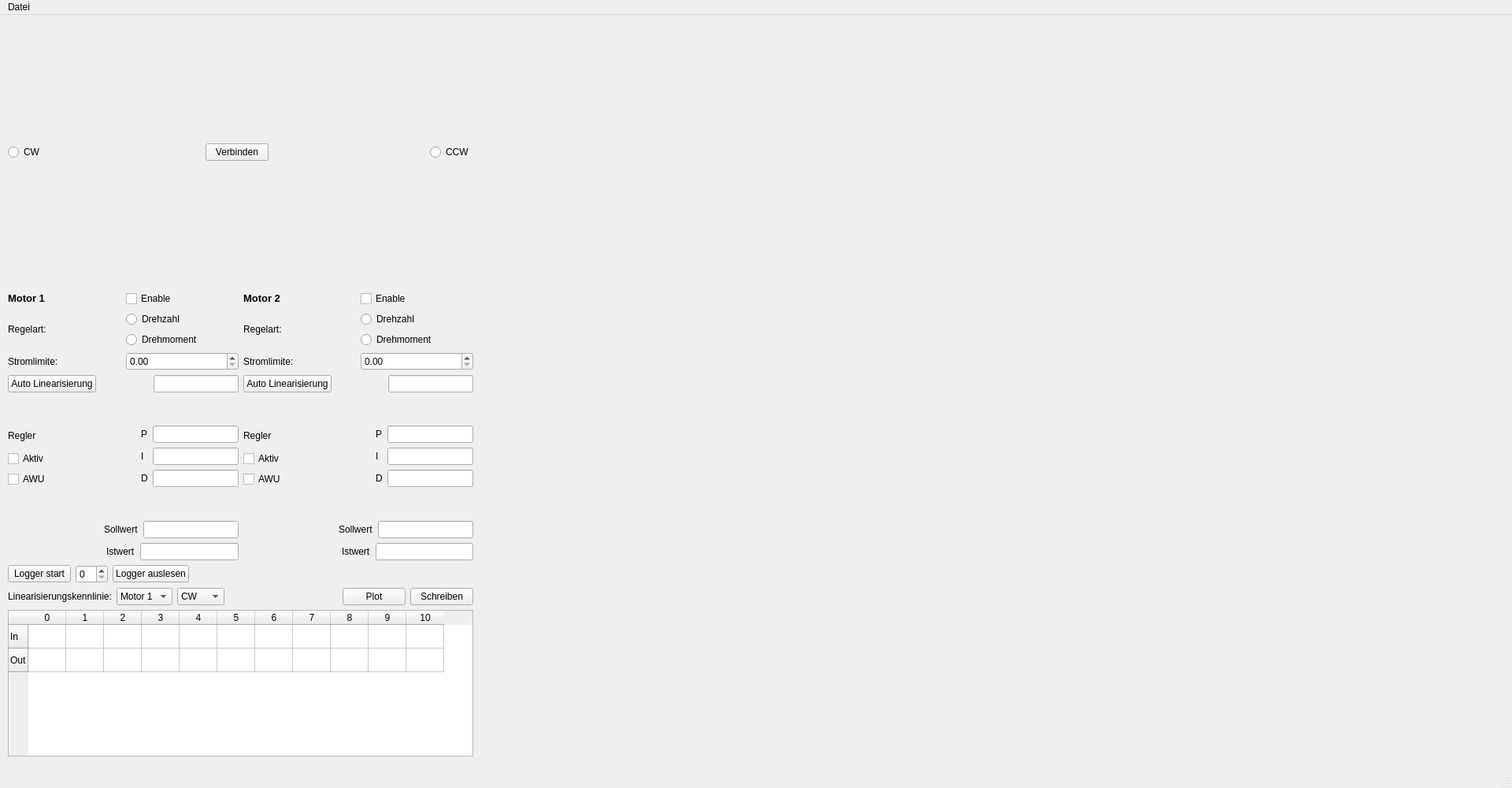
<?xml version="1.0" encoding="UTF-8"?>
<ui version="4.0">
 <class>MainWindow</class>
 <widget class="QMainWindow" name="MainWindow">
  <property name="geometry">
   <rect>
    <x>0</x>
    <y>0</y>
    <width>1920</width>
    <height>1000</height>
   </rect>
  </property>
  <property name="windowTitle">
   <string>MainWindow</string>
  </property>
  <widget class="QWidget" name="centralwidget">
   <widget class="QWidget" name="verticalLayoutWidget_3">
    <property name="geometry">
     <rect>
      <x>609</x>
      <y>9</y>
      <width>1301</width>
      <height>931</height>
     </rect>
    </property>
    <layout class="QVBoxLayout" name="traceLayout">
     <item>
      <widget class="QWidget" name="widget_browser" native="true"/>
     </item>
     <item>
      <spacer name="verticalSpacer_3">
       <property name="orientation">
        <enum>Qt::Vertical</enum>
       </property>
       <property name="sizeHint" stdset="0">
        <size>
         <width>20</width>
         <height>40</height>
        </size>
       </property>
      </spacer>
     </item>
    </layout>
   </widget>
   <widget class="QWidget" name="verticalLayoutWidget">
    <property name="geometry">
     <rect>
      <x>10</x>
      <y>9</y>
      <width>591</width>
      <height>331</height>
     </rect>
    </property>
    <layout class="QVBoxLayout" name="verticalLayout_top">
     <item>
      <layout class="QHBoxLayout" name="horizontalLayout_20">
       <item>
        <widget class="QRadioButton" name="radio_cw">
         <property name="text">
          <string>CW</string>
         </property>
         <property name="autoExclusive">
          <bool>false</bool>
         </property>
        </widget>
       </item>
       <item>
        <spacer name="horizontalSpacer_2">
         <property name="orientation">
          <enum>Qt::Horizontal</enum>
         </property>
         <property name="sizeHint" stdset="0">
          <size>
           <width>40</width>
           <height>20</height>
          </size>
         </property>
        </spacer>
       </item>
       <item>
        <widget class="QPushButton" name="btn_connect">
         <property name="text">
          <string>Verbinden</string>
         </property>
        </widget>
       </item>
       <item>
        <spacer name="horizontalSpacer_3">
         <property name="orientation">
          <enum>Qt::Horizontal</enum>
         </property>
         <property name="sizeHint" stdset="0">
          <size>
           <width>40</width>
           <height>20</height>
          </size>
         </property>
        </spacer>
       </item>
       <item>
        <widget class="QRadioButton" name="radio_ccw">
         <property name="text">
          <string>CCW</string>
         </property>
         <property name="autoExclusive">
          <bool>false</bool>
         </property>
        </widget>
       </item>
      </layout>
     </item>
    </layout>
   </widget>
   <widget class="QWidget" name="layoutWidget">
    <property name="geometry">
     <rect>
      <x>10</x>
      <y>350</y>
      <width>591</width>
      <height>591</height>
     </rect>
    </property>
    <layout class="QVBoxLayout" name="verticalLayout_9">
     <item>
      <layout class="QHBoxLayout" name="horizontalLayout_2">
       <item>
        <layout class="QVBoxLayout" name="verticalLayout_4">
         <item>
          <layout class="QHBoxLayout" name="horizontalLayout_16">
           <item>
            <widget class="QLabel" name="label_5">
             <property name="text">
              <string>&lt;html&gt;&lt;head/&gt;&lt;body&gt;&lt;p&gt;&lt;span style=&quot; font-size:10pt; font-weight:600;&quot;&gt;Motor 1&lt;/span&gt;&lt;/p&gt;&lt;/body&gt;&lt;/html&gt;</string>
             </property>
            </widget>
           </item>
           <item>
            <widget class="QCheckBox" name="checkBox_enable_m1">
             <property name="text">
              <string>Enable</string>
             </property>
            </widget>
           </item>
          </layout>
         </item>
         <item>
          <layout class="QHBoxLayout" name="horizontalLayout_3">
           <item>
            <widget class="QLabel" name="label_7">
             <property name="text">
              <string>Regelart:</string>
             </property>
            </widget>
           </item>
           <item>
            <layout class="QVBoxLayout" name="verticalLayout_11">
             <item>
              <widget class="QRadioButton" name="radio_m1_n">
               <property name="text">
                <string>Drehzahl</string>
               </property>
               <property name="autoExclusive">
                <bool>false</bool>
               </property>
              </widget>
             </item>
             <item>
              <widget class="QRadioButton" name="radio_m1_m">
               <property name="text">
                <string>Drehmoment</string>
               </property>
               <property name="autoExclusive">
                <bool>false</bool>
               </property>
              </widget>
             </item>
            </layout>
           </item>
          </layout>
         </item>
         <item>
          <layout class="QHBoxLayout" name="horizontalLayout_5">
           <item>
            <widget class="QLabel" name="label_9">
             <property name="text">
              <string>Stromlimite:</string>
             </property>
            </widget>
           </item>
           <item>
            <widget class="QDoubleSpinBox" name="SpinBox_I_m1"/>
           </item>
          </layout>
         </item>
         <item>
          <layout class="QHBoxLayout" name="horizontalLayout_18">
           <item>
            <widget class="QPushButton" name="btn_lin1">
             <property name="text">
              <string>Auto Linearisierung</string>
             </property>
            </widget>
           </item>
           <item>
            <spacer name="horizontalSpacer_11">
             <property name="orientation">
              <enum>Qt::Horizontal</enum>
             </property>
             <property name="sizeHint" stdset="0">
              <size>
               <width>40</width>
               <height>20</height>
              </size>
             </property>
            </spacer>
           </item>
           <item>
            <widget class="QLineEdit" name="lineEdit_m1_waittime"/>
           </item>
          </layout>
         </item>
         <item>
          <spacer name="verticalSpacer_4">
           <property name="orientation">
            <enum>Qt::Vertical</enum>
           </property>
           <property name="sizeHint" stdset="0">
            <size>
             <width>20</width>
             <height>40</height>
            </size>
           </property>
          </spacer>
         </item>
         <item>
          <layout class="QVBoxLayout" name="verticalLayout_3">
           <item>
            <layout class="QHBoxLayout" name="horizontalLayout">
             <item>
              <layout class="QVBoxLayout" name="verticalLayout_13">
               <item>
                <widget class="QLabel" name="label">
                 <property name="text">
                  <string>Regler</string>
                 </property>
                </widget>
               </item>
               <item>
                <widget class="QCheckBox" name="checkBox_re_m1_active">
                 <property name="text">
                  <string>Aktiv</string>
                 </property>
                </widget>
               </item>
               <item>
                <widget class="QCheckBox" name="checkBox_awu_m1_active">
                 <property name="text">
                  <string>AWU</string>
                 </property>
                </widget>
               </item>
              </layout>
             </item>
             <item>
              <spacer name="horizontalSpacer_6">
               <property name="orientation">
                <enum>Qt::Horizontal</enum>
               </property>
               <property name="sizeHint" stdset="0">
                <size>
                 <width>40</width>
                 <height>20</height>
                </size>
               </property>
              </spacer>
             </item>
             <item>
              <layout class="QVBoxLayout" name="verticalLayout">
               <item>
                <widget class="QLabel" name="label_2">
                 <property name="text">
                  <string>P</string>
                 </property>
                </widget>
               </item>
               <item>
                <widget class="QLabel" name="label_4">
                 <property name="text">
                  <string>I</string>
                 </property>
                </widget>
               </item>
               <item>
                <widget class="QLabel" name="label_3">
                 <property name="text">
                  <string>D</string>
                 </property>
                </widget>
               </item>
              </layout>
             </item>
             <item>
              <layout class="QVBoxLayout" name="verticalLayout_2">
               <item>
                <widget class="QLineEdit" name="lineEdit_m1_p"/>
               </item>
               <item>
                <widget class="QLineEdit" name="lineEdit_m1_i"/>
               </item>
               <item>
                <widget class="QLineEdit" name="lineEdit_m1_d"/>
               </item>
              </layout>
             </item>
            </layout>
           </item>
          </layout>
         </item>
         <item>
          <spacer name="verticalSpacer">
           <property name="orientation">
            <enum>Qt::Vertical</enum>
           </property>
           <property name="sizeHint" stdset="0">
            <size>
             <width>20</width>
             <height>40</height>
            </size>
           </property>
          </spacer>
         </item>
         <item>
          <layout class="QHBoxLayout" name="horizontalLayout_8">
           <item>
            <spacer name="horizontalSpacer_7">
             <property name="orientation">
              <enum>Qt::Horizontal</enum>
             </property>
             <property name="sizeHint" stdset="0">
              <size>
               <width>40</width>
               <height>20</height>
              </size>
             </property>
            </spacer>
           </item>
           <item>
            <widget class="QLabel" name="label_15">
             <property name="text">
              <string>Sollwert</string>
             </property>
            </widget>
           </item>
           <item>
            <widget class="QLineEdit" name="lineEdit_w_m1"/>
           </item>
          </layout>
         </item>
         <item>
          <layout class="QHBoxLayout" name="horizontalLayout_9">
           <item>
            <spacer name="horizontalSpacer_8">
             <property name="orientation">
              <enum>Qt::Horizontal</enum>
             </property>
             <property name="sizeHint" stdset="0">
              <size>
               <width>40</width>
               <height>20</height>
              </size>
             </property>
            </spacer>
           </item>
           <item>
            <widget class="QLabel" name="label_16">
             <property name="text">
              <string>Istwert</string>
             </property>
            </widget>
           </item>
           <item>
            <widget class="QLineEdit" name="lineEdit_x_m1"/>
           </item>
          </layout>
         </item>
        </layout>
       </item>
       <item>
        <layout class="QVBoxLayout" name="verticalLayout_5">
         <item>
          <layout class="QHBoxLayout" name="horizontalLayout_17">
           <item>
            <widget class="QLabel" name="label_6">
             <property name="text">
              <string>&lt;html&gt;&lt;head/&gt;&lt;body&gt;&lt;p&gt;&lt;span style=&quot; font-size:10pt; font-weight:600;&quot;&gt;Motor 2&lt;/span&gt;&lt;/p&gt;&lt;/body&gt;&lt;/html&gt;</string>
             </property>
            </widget>
           </item>
           <item>
            <widget class="QCheckBox" name="checkBox_enable_m2">
             <property name="text">
              <string>Enable</string>
             </property>
            </widget>
           </item>
          </layout>
         </item>
         <item>
          <layout class="QHBoxLayout" name="horizontalLayout_4">
           <item>
            <widget class="QLabel" name="label_8">
             <property name="text">
              <string>Regelart:</string>
             </property>
            </widget>
           </item>
           <item>
            <layout class="QVBoxLayout" name="verticalLayout_12">
             <item>
              <widget class="QRadioButton" name="radio_m2_n">
               <property name="text">
                <string>Drehzahl</string>
               </property>
               <property name="autoExclusive">
                <bool>false</bool>
               </property>
              </widget>
             </item>
             <item>
              <widget class="QRadioButton" name="radio_m2_m">
               <property name="text">
                <string>Drehmoment</string>
               </property>
               <property name="autoExclusive">
                <bool>false</bool>
               </property>
              </widget>
             </item>
            </layout>
           </item>
          </layout>
         </item>
         <item>
          <layout class="QHBoxLayout" name="horizontalLayout_6">
           <item>
            <widget class="QLabel" name="label_10">
             <property name="text">
              <string>Stromlimite:</string>
             </property>
            </widget>
           </item>
           <item>
            <widget class="QDoubleSpinBox" name="SpinBox_I_m2"/>
           </item>
          </layout>
         </item>
         <item>
          <layout class="QHBoxLayout" name="horizontalLayout_19">
           <item>
            <widget class="QPushButton" name="btn_lin2">
             <property name="text">
              <string>Auto Linearisierung</string>
             </property>
            </widget>
           </item>
           <item>
            <spacer name="horizontalSpacer_12">
             <property name="orientation">
              <enum>Qt::Horizontal</enum>
             </property>
             <property name="sizeHint" stdset="0">
              <size>
               <width>40</width>
               <height>20</height>
              </size>
             </property>
            </spacer>
           </item>
           <item>
            <widget class="QLineEdit" name="lineEdit_m2_waittime"/>
           </item>
          </layout>
         </item>
         <item>
          <spacer name="verticalSpacer_5">
           <property name="orientation">
            <enum>Qt::Vertical</enum>
           </property>
           <property name="sizeHint" stdset="0">
            <size>
             <width>20</width>
             <height>40</height>
            </size>
           </property>
          </spacer>
         </item>
         <item>
          <layout class="QVBoxLayout" name="verticalLayout_6">
           <item>
            <layout class="QHBoxLayout" name="horizontalLayout_7">
             <item>
              <layout class="QVBoxLayout" name="verticalLayout_10">
               <item>
                <widget class="QLabel" name="label_11">
                 <property name="text">
                  <string>Regler</string>
                 </property>
                </widget>
               </item>
               <item>
                <widget class="QCheckBox" name="checkBox_re_m2_active">
                 <property name="text">
                  <string>Aktiv</string>
                 </property>
                </widget>
               </item>
               <item>
                <widget class="QCheckBox" name="checkBox_awu_m2_active">
                 <property name="text">
                  <string>AWU</string>
                 </property>
                </widget>
               </item>
              </layout>
             </item>
             <item>
              <spacer name="horizontalSpacer_5">
               <property name="orientation">
                <enum>Qt::Horizontal</enum>
               </property>
               <property name="sizeHint" stdset="0">
                <size>
                 <width>40</width>
                 <height>20</height>
                </size>
               </property>
              </spacer>
             </item>
             <item>
              <layout class="QVBoxLayout" name="verticalLayout_7">
               <item>
                <widget class="QLabel" name="label_12">
                 <property name="text">
                  <string>P</string>
                 </property>
                </widget>
               </item>
               <item>
                <widget class="QLabel" name="label_13">
                 <property name="text">
                  <string>I</string>
                 </property>
                </widget>
               </item>
               <item>
                <widget class="QLabel" name="label_14">
                 <property name="text">
                  <string>D</string>
                 </property>
                </widget>
               </item>
              </layout>
             </item>
             <item>
              <layout class="QVBoxLayout" name="verticalLayout_8">
               <item>
                <widget class="QLineEdit" name="lineEdit_m2_p"/>
               </item>
               <item>
                <widget class="QLineEdit" name="lineEdit_m2_i"/>
               </item>
               <item>
                <widget class="QLineEdit" name="lineEdit_m2_d"/>
               </item>
              </layout>
             </item>
            </layout>
           </item>
          </layout>
         </item>
         <item>
          <spacer name="verticalSpacer_2">
           <property name="orientation">
            <enum>Qt::Vertical</enum>
           </property>
           <property name="sizeHint" stdset="0">
            <size>
             <width>20</width>
             <height>40</height>
            </size>
           </property>
          </spacer>
         </item>
         <item>
          <layout class="QHBoxLayout" name="horizontalLayout_11">
           <item>
            <spacer name="horizontalSpacer_9">
             <property name="orientation">
              <enum>Qt::Horizontal</enum>
             </property>
             <property name="sizeHint" stdset="0">
              <size>
               <width>40</width>
               <height>20</height>
              </size>
             </property>
            </spacer>
           </item>
           <item>
            <widget class="QLabel" name="label_18">
             <property name="text">
              <string>Sollwert</string>
             </property>
            </widget>
           </item>
           <item>
            <widget class="QLineEdit" name="lineEdit_w_m2"/>
           </item>
          </layout>
         </item>
         <item>
          <layout class="QHBoxLayout" name="horizontalLayout_10">
           <item>
            <spacer name="horizontalSpacer_10">
             <property name="orientation">
              <enum>Qt::Horizontal</enum>
             </property>
             <property name="sizeHint" stdset="0">
              <size>
               <width>40</width>
               <height>20</height>
              </size>
             </property>
            </spacer>
           </item>
           <item>
            <widget class="QLabel" name="label_17">
             <property name="text">
              <string>Istwert</string>
             </property>
            </widget>
           </item>
           <item>
            <widget class="QLineEdit" name="lineEdit_x_m2"/>
           </item>
          </layout>
         </item>
        </layout>
       </item>
      </layout>
     </item>
     <item>
      <layout class="QHBoxLayout" name="horizontalLayout_12">
       <item>
        <widget class="QPushButton" name="btn_start_logger">
         <property name="text">
          <string>Logger start</string>
         </property>
        </widget>
       </item>
       <item>
        <widget class="QSpinBox" name="spinBox_len_logger"/>
       </item>
       <item>
        <widget class="QPushButton" name="btn_read_logger">
         <property name="text">
          <string>Logger auslesen</string>
         </property>
        </widget>
       </item>
       <item>
        <spacer name="horizontalSpacer_4">
         <property name="orientation">
          <enum>Qt::Horizontal</enum>
         </property>
         <property name="sizeHint" stdset="0">
          <size>
           <width>40</width>
           <height>20</height>
          </size>
         </property>
        </spacer>
       </item>
      </layout>
     </item>
     <item>
      <layout class="QHBoxLayout" name="horizontalLayout_15">
       <item>
        <widget class="QLabel" name="label_19">
         <property name="text">
          <string>Linearisierungskennlinie:</string>
         </property>
        </widget>
       </item>
       <item>
        <widget class="QComboBox" name="comboBox_motor">
         <item>
          <property name="text">
           <string>Motor 1</string>
          </property>
         </item>
         <item>
          <property name="text">
           <string>Motor 2</string>
          </property>
         </item>
        </widget>
       </item>
       <item>
        <widget class="QComboBox" name="comboBox_cw">
         <item>
          <property name="text">
           <string>CW</string>
          </property>
         </item>
         <item>
          <property name="text">
           <string>CCW</string>
          </property>
         </item>
        </widget>
       </item>
       <item>
        <spacer name="horizontalSpacer">
         <property name="orientation">
          <enum>Qt::Horizontal</enum>
         </property>
         <property name="sizeHint" stdset="0">
          <size>
           <width>40</width>
           <height>20</height>
          </size>
         </property>
        </spacer>
       </item>
       <item>
        <widget class="QPushButton" name="btn_plot">
         <property name="text">
          <string>Plot</string>
         </property>
        </widget>
       </item>
       <item>
        <widget class="QPushButton" name="btn_write_lin">
         <property name="text">
          <string>Schreiben</string>
         </property>
        </widget>
       </item>
      </layout>
     </item>
     <item>
      <widget class="QTableWidget" name="tableWidget">
       <attribute name="horizontalHeaderMinimumSectionSize">
        <number>30</number>
       </attribute>
       <attribute name="horizontalHeaderDefaultSectionSize">
        <number>48</number>
       </attribute>
       <row>
        <property name="text">
         <string>In</string>
        </property>
       </row>
       <row>
        <property name="text">
         <string>Out</string>
        </property>
       </row>
       <column>
        <property name="text">
         <string>0</string>
        </property>
       </column>
       <column>
        <property name="text">
         <string>1</string>
        </property>
       </column>
       <column>
        <property name="text">
         <string>2</string>
        </property>
       </column>
       <column>
        <property name="text">
         <string>3</string>
        </property>
       </column>
       <column>
        <property name="text">
         <string>4</string>
        </property>
       </column>
       <column>
        <property name="text">
         <string>5</string>
        </property>
       </column>
       <column>
        <property name="text">
         <string>6</string>
        </property>
       </column>
       <column>
        <property name="text">
         <string>7</string>
        </property>
       </column>
       <column>
        <property name="text">
         <string>8</string>
        </property>
       </column>
       <column>
        <property name="text">
         <string>9</string>
        </property>
       </column>
       <column>
        <property name="text">
         <string>10</string>
        </property>
       </column>
      </widget>
     </item>
    </layout>
   </widget>
  </widget>
  <widget class="QMenuBar" name="menubar">
   <property name="geometry">
    <rect>
     <x>0</x>
     <y>0</y>
     <width>1920</width>
     <height>26</height>
    </rect>
   </property>
   <widget class="QMenu" name="menuDatei">
    <property name="title">
     <string>Datei</string>
    </property>
    <addaction name="actionNeu"/>
    <addaction name="separator"/>
    <addaction name="separator"/>
    <addaction name="actionSchliessen"/>
   </widget>
   <addaction name="menuDatei"/>
  </widget>
  <widget class="QStatusBar" name="statusbar"/>
  <action name="actionAlle_Signale_del">
   <property name="text">
    <string>Alle Signale löschen</string>
   </property>
  </action>
  <action name="actionConfig_speichern">
   <property name="text">
    <string>Konfiguration speichern</string>
   </property>
  </action>
  <action name="actionConfig_laden">
   <property name="text">
    <string>Konfiguration laden</string>
   </property>
  </action>
  <action name="actionSchliessen">
   <property name="text">
    <string>Schliessen</string>
   </property>
  </action>
  <action name="actionExport_als_csv">
   <property name="text">
    <string>Export als .csv</string>
   </property>
  </action>
  <action name="actionExport_als_png">
   <property name="text">
    <string>Export als .png</string>
   </property>
  </action>
  <action name="actionDark_Mode">
   <property name="checkable">
    <bool>true</bool>
   </property>
   <property name="text">
    <string>Dark Mode</string>
   </property>
   <property name="toolTip">
    <string>Stil der Anwendung</string>
   </property>
   <property name="statusTip">
    <string>Wird nach abspeichern der Konfiguration und neustart der Applikation übernommen</string>
   </property>
  </action>
  <action name="actionAD_verbinden">
   <property name="text">
    <string>Analog Discovery verbinden</string>
   </property>
  </action>
  <action name="actionErweiterte_Fourierreihe">
   <property name="text">
    <string>Erweiterte Fourierreihe</string>
   </property>
  </action>
  <action name="actionKannal_1">
   <property name="checkable">
    <bool>true</bool>
   </property>
   <property name="checked">
    <bool>true</bool>
   </property>
   <property name="text">
    <string>Kannal 1</string>
   </property>
  </action>
  <action name="actionKannal_2">
   <property name="checkable">
    <bool>true</bool>
   </property>
   <property name="text">
    <string>Kannal 2</string>
   </property>
  </action>
  <action name="actionNeu">
   <property name="text">
    <string>Neu</string>
   </property>
  </action>
  <action name="actionAnzahl_Samples_nur_2er_Potenzen">
   <property name="checkable">
    <bool>true</bool>
   </property>
   <property name="checked">
    <bool>true</bool>
   </property>
   <property name="text">
    <string>Anzahl Samples nur 2er Potenzen</string>
   </property>
  </action>
 </widget>
 <resources/>
 <connections/>
</ui>
